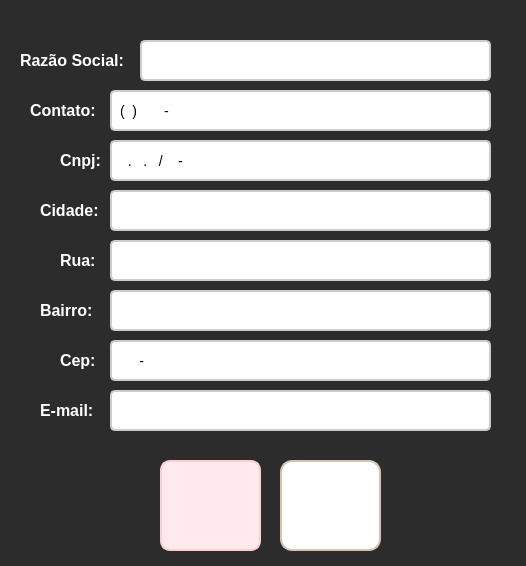
<?xml version="1.0" encoding="UTF-8"?>
<ui version="4.0">
 <class>frm_DadosFornecedor</class>
 <widget class="QWidget" name="frm_DadosFornecedor">
  <property name="geometry">
   <rect>
    <x>0</x>
    <y>0</y>
    <width>526</width>
    <height>566</height>
   </rect>
  </property>
  <property name="windowTitle">
   <string>Form</string>
  </property>
  <property name="styleSheet">
   <string notr="true">QWidget {
    background-color: #2c2c2c;
}</string>
  </property>
  <widget class="QLabel" name="lbl_razao">
   <property name="geometry">
    <rect>
     <x>20</x>
     <y>50</y>
     <width>111</width>
     <height>21</height>
    </rect>
   </property>
   <property name="styleSheet">
    <string notr="true">QLabel {
    font-size: 16px;
    color: #FFFFFF;
    font-weight: bold;
    text-shadow: 1px 1px 2px rgba(0, 0, 0, 0.4);
}
</string>
   </property>
   <property name="text">
    <string>Razão Social:</string>
   </property>
  </widget>
  <widget class="QLineEdit" name="txt_razao">
   <property name="geometry">
    <rect>
     <x>140</x>
     <y>40</y>
     <width>351</width>
     <height>41</height>
    </rect>
   </property>
   <property name="styleSheet">
    <string notr="true">QLineEdit {
    border: 2px solid #cccccc; 
    border-radius: 5px; 
    padding: 6px; 
    font-size: 14px; 
    background-color: #ffffff;
    transition: all 0.3s ease;
	color: #000000;
}

QLineEdit:hover {
    border: 2px solid #3f51b5; 
    background-color: #f5f5f5; 
}
</string>
   </property>
  </widget>
  <widget class="QLabel" name="lbl_contato">
   <property name="geometry">
    <rect>
     <x>30</x>
     <y>100</y>
     <width>71</width>
     <height>20</height>
    </rect>
   </property>
   <property name="styleSheet">
    <string notr="true">QLabel {
    font-size: 16px;
    color: #FFFFFF;
    font-weight: bold;
    text-shadow: 1px 1px 2px rgba(0, 0, 0, 0.4);
}
</string>
   </property>
   <property name="text">
    <string>Contato:</string>
   </property>
  </widget>
  <widget class="QLabel" name="lbl_Cnpj">
   <property name="geometry">
    <rect>
     <x>60</x>
     <y>150</y>
     <width>51</width>
     <height>20</height>
    </rect>
   </property>
   <property name="styleSheet">
    <string notr="true">QLabel {
    font-size: 16px;
    color: #FFFFFF;
    font-weight: bold;
    text-shadow: 1px 1px 2px rgba(0, 0, 0, 0.4);
}
</string>
   </property>
   <property name="text">
    <string>Cnpj:</string>
   </property>
  </widget>
  <widget class="QPushButton" name="btn_cancelar">
   <property name="geometry">
    <rect>
     <x>160</x>
     <y>460</y>
     <width>101</width>
     <height>91</height>
    </rect>
   </property>
   <property name="autoFillBackground">
    <bool>false</bool>
   </property>
   <property name="styleSheet">
    <string notr="true">QPushButton {
    background-color: #ffebee; 
    border: 2px solid #ffcdd2;
    border-radius: 10px;
    color: #b71c1c; 
    font-size: 14px;
    font-weight: bold;
    padding: 10px 16px;
    background-image:url(:/icon_voltar/voltar.png);
    background-repeat: no-repeat;
    background-position: center;
    padding-left: 40px;
    transition: all 0.3s ease;
}

QPushButton:hover {
    background-color: #ffcdd2;
    border-color: #e57373;
    color: #d32f2f; 
}

QPushButton:pressed {
    background-color: #e57373;
    border-color: #b71c1c;
    padding-left: 44px;
    padding-top: 2px;
}</string>
   </property>
   <property name="text">
    <string/>
   </property>
  </widget>
  <widget class="QLineEdit" name="txt_contato">
   <property name="geometry">
    <rect>
     <x>110</x>
     <y>90</y>
     <width>381</width>
     <height>41</height>
    </rect>
   </property>
   <property name="styleSheet">
    <string notr="true">QLineEdit {
    border: 2px solid #cccccc; 
    border-radius: 5px; 
    padding: 6px; 
    font-size: 14px; 
    background-color: #ffffff;
    transition: all 0.3s ease;
	color: #000000;
}

QLineEdit:hover {
    border: 2px solid #3f51b5; 
    background-color: #f5f5f5; 
}
</string>
   </property>
   <property name="inputMask">
    <string>(00) 0 0000-0000</string>
   </property>
  </widget>
  <widget class="QLineEdit" name="txt_cnpj">
   <property name="geometry">
    <rect>
     <x>110</x>
     <y>140</y>
     <width>381</width>
     <height>41</height>
    </rect>
   </property>
   <property name="styleSheet">
    <string notr="true">QLineEdit {
    border: 2px solid #cccccc; 
    border-radius: 5px; 
    padding: 6px; 
    font-size: 14px; 
    background-color: #ffffff;
    transition: all 0.3s ease;
	color: #000000;
}

QLineEdit:hover {
    border: 2px solid #3f51b5; 
    background-color: #f5f5f5; 
}
</string>
   </property>
   <property name="inputMask">
    <string>00.000.000/0000-00</string>
   </property>
  </widget>
  <widget class="QLabel" name="lbl_Rua">
   <property name="geometry">
    <rect>
     <x>60</x>
     <y>250</y>
     <width>41</width>
     <height>20</height>
    </rect>
   </property>
   <property name="styleSheet">
    <string notr="true">QLabel {
    font-size: 16px;
    color: #FFFFFF;
    font-weight: bold;
    text-shadow: 1px 1px 2px rgba(0, 0, 0, 0.4);
}
</string>
   </property>
   <property name="text">
    <string>Rua:</string>
   </property>
  </widget>
  <widget class="QLineEdit" name="txt_Rua">
   <property name="geometry">
    <rect>
     <x>110</x>
     <y>240</y>
     <width>381</width>
     <height>41</height>
    </rect>
   </property>
   <property name="styleSheet">
    <string notr="true">QLineEdit {
    border: 2px solid #cccccc; 
    border-radius: 5px; 
    padding: 6px; 
    font-size: 14px; 
    background-color: #ffffff;
    transition: all 0.3s ease;
	color: #000000;
}

QLineEdit:hover {
    border: 2px solid #3f51b5; 
    background-color: #f5f5f5; 
}
</string>
   </property>
  </widget>
  <widget class="QLabel" name="lbl_cidade">
   <property name="geometry">
    <rect>
     <x>40</x>
     <y>200</y>
     <width>61</width>
     <height>20</height>
    </rect>
   </property>
   <property name="styleSheet">
    <string notr="true">QLabel {
    font-size: 16px;
    color: #FFFFFF;
    font-weight: bold;
    text-shadow: 1px 1px 2px rgba(0, 0, 0, 0.4);
}
</string>
   </property>
   <property name="text">
    <string>Cidade:</string>
   </property>
  </widget>
  <widget class="QPushButton" name="btn_cadastrar">
   <property name="geometry">
    <rect>
     <x>280</x>
     <y>460</y>
     <width>101</width>
     <height>91</height>
    </rect>
   </property>
   <property name="styleSheet">
    <string notr="true">QPushButton {
    background-color: #ffffff;
    border: 2px solid #d1c4b2;
    border-radius: 12px;
    color: #5a5a5a;
    font-size: 14px;
    font-weight: bold;
    padding: 10px 16px;
    background-image:url(:/icon_add/add.png); 
    background-repeat: no-repeat;
    background-position: center;
    transition: all 0.3s ease;
}

QPushButton:hover {
    background-color: #f2ebe0;
    border-color: #c4b49e;
}

QPushButton:pressed {
    background-color: #e8dfcf; 
    border-color: #b39b8d; 
    padding-left: 12px; 
    padding-top: 4px;
}</string>
   </property>
   <property name="text">
    <string/>
   </property>
  </widget>
  <widget class="QLineEdit" name="txt_cidade">
   <property name="geometry">
    <rect>
     <x>110</x>
     <y>190</y>
     <width>381</width>
     <height>41</height>
    </rect>
   </property>
   <property name="styleSheet">
    <string notr="true">QLineEdit {
    border: 2px solid #cccccc; 
    border-radius: 5px; 
    padding: 6px; 
    font-size: 14px; 
    background-color: #ffffff;
    transition: all 0.3s ease;
	color: #000000;
}

QLineEdit:hover {
    border: 2px solid #3f51b5; 
    background-color: #f5f5f5; 
}
</string>
   </property>
  </widget>
  <widget class="QLabel" name="lbl_bairro">
   <property name="geometry">
    <rect>
     <x>40</x>
     <y>300</y>
     <width>61</width>
     <height>21</height>
    </rect>
   </property>
   <property name="styleSheet">
    <string notr="true">QLabel {
    font-size: 16px;
    color: #FFFFFF;
    font-weight: bold;
    text-shadow: 1px 1px 2px rgba(0, 0, 0, 0.4);
}
</string>
   </property>
   <property name="text">
    <string>Bairro:</string>
   </property>
  </widget>
  <widget class="QLineEdit" name="txt_bairro">
   <property name="geometry">
    <rect>
     <x>110</x>
     <y>290</y>
     <width>381</width>
     <height>41</height>
    </rect>
   </property>
   <property name="styleSheet">
    <string notr="true">QLineEdit {
    border: 2px solid #cccccc; 
    border-radius: 5px; 
    padding: 6px; 
    font-size: 14px; 
    background-color: #ffffff;
    transition: all 0.3s ease;
	color: #000000;
}

QLineEdit:hover {
    border: 2px solid #3f51b5; 
    background-color: #f5f5f5; 
}
</string>
   </property>
  </widget>
  <widget class="QLabel" name="lbl_email">
   <property name="geometry">
    <rect>
     <x>40</x>
     <y>400</y>
     <width>61</width>
     <height>21</height>
    </rect>
   </property>
   <property name="styleSheet">
    <string notr="true">QLabel {
    font-size: 16px;
    color: #FFFFFF;
    font-weight: bold;
    text-shadow: 1px 1px 2px rgba(0, 0, 0, 0.4);
}
</string>
   </property>
   <property name="text">
    <string>E-mail:</string>
   </property>
  </widget>
  <widget class="QLineEdit" name="txt_email">
   <property name="geometry">
    <rect>
     <x>110</x>
     <y>390</y>
     <width>381</width>
     <height>41</height>
    </rect>
   </property>
   <property name="styleSheet">
    <string notr="true">QLineEdit {
    border: 2px solid #cccccc; 
    border-radius: 5px; 
    padding: 6px; 
    font-size: 14px; 
    background-color: #ffffff;
    transition: all 0.3s ease;
	color: #000000;
}

QLineEdit:hover {
    border: 2px solid #3f51b5; 
    background-color: #f5f5f5; 
}
</string>
   </property>
   <property name="inputMask">
    <string/>
   </property>
  </widget>
  <widget class="QLineEdit" name="txt_cep">
   <property name="geometry">
    <rect>
     <x>110</x>
     <y>340</y>
     <width>381</width>
     <height>41</height>
    </rect>
   </property>
   <property name="styleSheet">
    <string notr="true">QLineEdit {
    border: 2px solid #cccccc; 
    border-radius: 5px; 
    padding: 6px; 
    font-size: 14px; 
    background-color: #ffffff;
    transition: all 0.3s ease;
	color: #000000;
}

QLineEdit:hover {
    border: 2px solid #3f51b5; 
    background-color: #f5f5f5; 
}
</string>
   </property>
   <property name="inputMask">
    <string>00000-000</string>
   </property>
  </widget>
  <widget class="QLabel" name="lbl_cep">
   <property name="geometry">
    <rect>
     <x>60</x>
     <y>350</y>
     <width>41</width>
     <height>21</height>
    </rect>
   </property>
   <property name="styleSheet">
    <string notr="true">QLabel {
    font-size: 16px;
    color: #FFFFFF;
    font-weight: bold;
    text-shadow: 1px 1px 2px rgba(0, 0, 0, 0.4);
}
</string>
   </property>
   <property name="text">
    <string>Cep:</string>
   </property>
  </widget>
 </widget>
 <resources>
  <include location="../Img/icon_voltar.qrc"/>
  <include location="../Img/icon_add.qrc"/>
 </resources>
 <connections/>
</ui>
